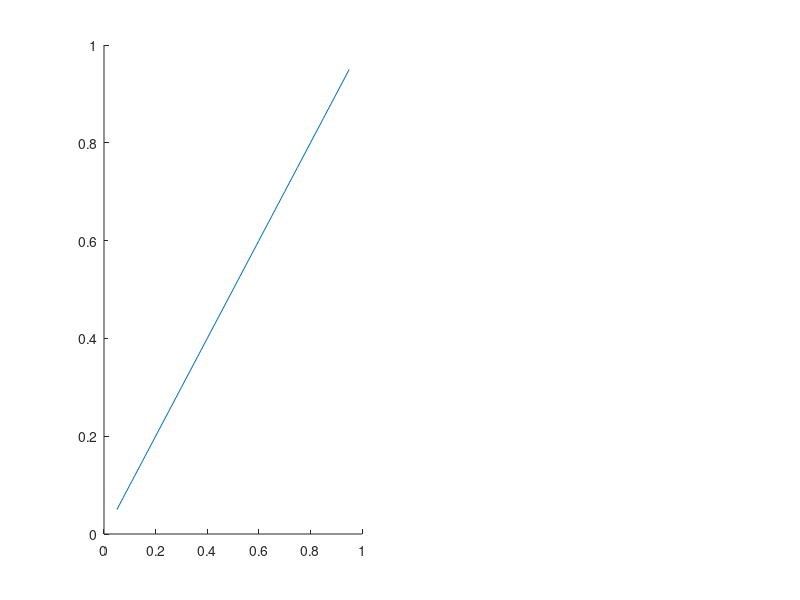

Reproduce this figure in MATLAB. (Note: this script raises an error after producing the figure.)
% clc;clear;close all hidden;
addpath(genpath('../GL_classes/'));
load("edge_sparsity.mat");
%% ER Curve Fit
figure;
subplot(1,2,1); hold on;
plot(er_param,sparsity_ER);
plot(er_param,graphs.get_sparsity('er',er_param));
subplot(1,2,2); hold on;
plot(er_param,edge_spread_ER)
plot(er_param,graphs.get_edge_spread('er',er_param,20));

%% BA Curve Fit
figure;
subplot(1,2,1); hold on;
plot(ba_param,sparsity_BA);
% o = fitoptions('poly2');
% o.Lower = [-Inf -Inf 0];
% o.Upper = [Inf Inf 0];
% f = fit(ba_param',sparsity_BA,'poly2',o)
% plot(ba_param,f.p1*ba_param.^2 + f.p2*ba_param + f.p3);
plot(ba_param,graphs.get_sparsity('pa',ba_param));
subplot(1,2,2); hold on;
plot(ba_param,edge_spread_BA)
% f = fit(ba_param',edge_spread_BA/20,'poly2')
% plot(ba_param,20*(f.p1*ba_param.^2 + f.p2*ba_param + f.p3));
plot(ba_param,graphs.get_edge_spread('pa',ba_param,10));

%% RND Curve Fit
figure;
subplot(1,2,1); hold on;
plot(rnd_param,sparsity_RND);
% o = fitoptions('poly3');
% o.Lower = [-Inf -Inf -Inf 0];
% o.Upper = [Inf Inf Inf 0];
% f = fit(rnd_param',sparsity_RND,'poly3',o)
% plot(rnd_param,f.p1*rnd_param.^3+ f.p2*rnd_param.^2 + f.p3*rnd_param + f.p4);
plot(rnd_param,graphs.get_sparsity('gaussian',rnd_param));
subplot(1,2,2); hold on;
plot(rnd_param,edge_spread_RND)
% f = fit(rnd_param',edge_spread_RND/20,'poly3',o)
% plot(rnd_param,(f.p1*rnd_param.^3+ f.p2*rnd_param.^2 + f.p3*rnd_param + f.p4)*20);
plot(rnd_param,graphs.get_edge_spread('gaussian',rnd_param,20));
